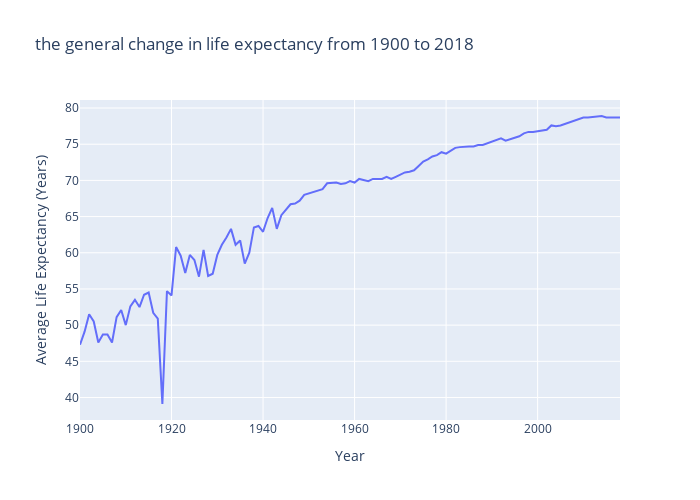

Write notebook code for a chart like this one.
### Code cell
#line: year vs life (both sexes)
MFRaces = life[(life.Sex == 'Both Sexes') & (life.Race == 'All Races')]

#DF = px.life.gapminder().query(MFRaces)
fig = px.line(MFRaces, x='Year', y='Average Life Expectancy (Years)', 
              title='the general change in life expectancy from 1900 to 2018', 
              width=700, height=500)
fig.show()

### Figure 1 — Plotly figure (JSON) as saved in the notebook; plotly's stock layout.template omitted (floating-point values rounded to 4 significant figures)
{"data": [{"hovertemplate": "Year=%{x}<br>Average Life Expectancy (Years)=%{y}<extra></extra>", "legendgroup": "", "line": {"color": "#636efa", "dash": "solid"}, "marker": {"symbol": "circle"}, "mode": "lines", "name": "", "orientation": "v", "showlegend": false, "type": "scatter", "x": [1900, 1901, 1902, 1903, 1904, 1905, 1906, 1907, 1908, 1909, 1910, 1911, 1912, 1913, 1914, 1915, 1916, 1917, 1918, 1919, 1920, 1921, 1922, 1923, 1924, 1925, 1926, 1927, 1928, 1929, 1930, 1931, 1932, 1933, 1934, 1935, 1936, 1937, 1938, 1939, 1940, 1941, 1942, 1943, 1944, 1945, 1946, 1947, 1948, 1949, 1950, 1951, 1952, 1953, 1954, 1955, 1956, 1957, 1958, 1959, 1960, 1961, 1962, 1963, 1964, 1965, 1966, 1967, 1968, 1969, 1970, 1971, 1972, 1973, 1974, 1975, 1976, 1977, 1978, 1979, 1980, 1981, 1982, 1983, 1984, 1985, 1986, 1987, 1988, 1989, 1990, 1991, 1992, 1993, 1994, 1995, 1996, 1997, 1998, 1999, 2000, 2001, 2002, 2003, 2004, 2005, 2006, 2007, 2008, 2009, 2010, 2011, 2012, 2013, 2014, 2015, 2016, 2017, 2018], "xaxis": "x", "y": [47.3, 49.1, 51.5, 50.5, 47.6, 48.7, 48.7, 47.6, 51.1, 52.1, 50, 52.6, 53.5, 52.5, 54.2, 54.5, 51.7, 50.9, 39.1, 54.7, 54.1, 60.8, 59.6, 57.2, 59.7, 59, 56.7, 60.4, 56.8, 57.1, 59.7, 61.1, 62.1, 63.3, 61.1, 61.7, 58.5, 60, 63.5, 63.7, 62.9, 64.8, 66.2, 63.3, 65.2, 65.9, 66.7, 66.8, 67.2, 68, 68.2, 68.4, 68.6, 68.8, 69.6, 69.6, 69.7, 69.5, 69.6, 69.9, 69.7, 70.2, 70.1, 69.9, 70.2, 70.2, 70.2, 70.5, 70.2, 70.5, 70.8, 71.1, 71.2, 71.4, 72, 72.6, 72.9, 73.3, 73.5, 73.9, 73.7, 74.1, 74.5, 74.6, 74.7, 74.7, 74.7, 74.9, 74.9, 75.1, 75.4, 75.5, 75.8, 75.5, 75.7, 75.8, 76.1, 76.5, 76.7, 76.7, 76.8, 77, 77, 77.6, 77.5, 77.6, 77.8, 78.1, 78.2, 78.5, 78.7, 78.7, 78.8, 78.8, 78.9, 78.7, 78.7, 78.6, 78.7], "yaxis": "y"}], "layout": {"height": 500, "legend": {"tracegroupgap": 0}, "title": {"text": "the general change in life expectancy from 1900 to 2018"}, "width": 700, "xaxis": {"anchor": "y", "domain": [0, 1], "title": {"text": "Year"}}, "yaxis": {"anchor": "x", "domain": [0, 1], "title": {"text": "Average Life Expectancy (Years)"}}}}
